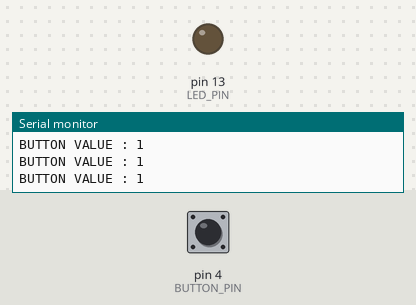
Simulated run of this sketch. Board: Arduino Uno, built with avr-gcc and run on an emulated ATmega328P. Shown: output pins drawn as LEDs (lit = HIGH), the last lines printed to the serial monitor. Inputs (shaded band) come from the test bench; at power-on: pin 4 (BUTTON_PIN) HIGH.

Above: at 1.2 s.
1.3 s: pin 4 (BUTTON_PIN) pulled LOW for 0.15 s
At 1.5 s:
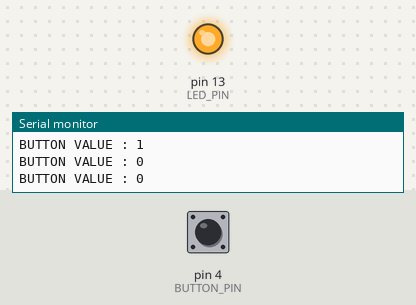
3.1 s: pin 4 (BUTTON_PIN) pulled LOW for 3.2 s
At 7.7 s:
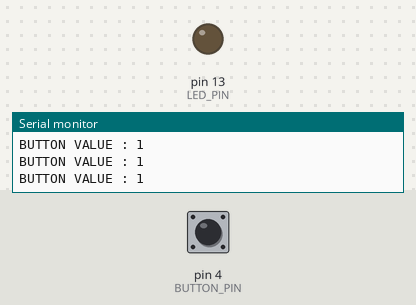
Timing chart, 0 to 9.2 s (numbered marks = the images above; inputs shaded):
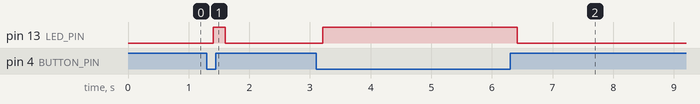

Measured:
- after the input at 1.3 s, pin 13 (LED_PIN): LOW → HIGH after 0.10 s, → LOW 0.20 s later
- after the input at 3.1 s, pin 13 (LED_PIN): LOW → HIGH after 0.11 s, → LOW 3.2 s later

The sketch:

PushButton_with_LED.ino
```cpp
#define BUTTON_PIN 4
#define LED_PIN 13

int button_state = 0;
void setup() {

pinMode(LED_PIN, OUTPUT);

pinMode(BUTTON_PIN, INPUT);
Serial.begin(9600);
}
void loop() {

button_state = digitalRead(BUTTON_PIN);
Serial.print("BUTTON VALUE : ");
Serial.println(button_state);
delay(100);

if (button_state == LOW)
digitalWrite(LED_PIN, HIGH);
else
digitalWrite(LED_PIN, LOW);
}
```
